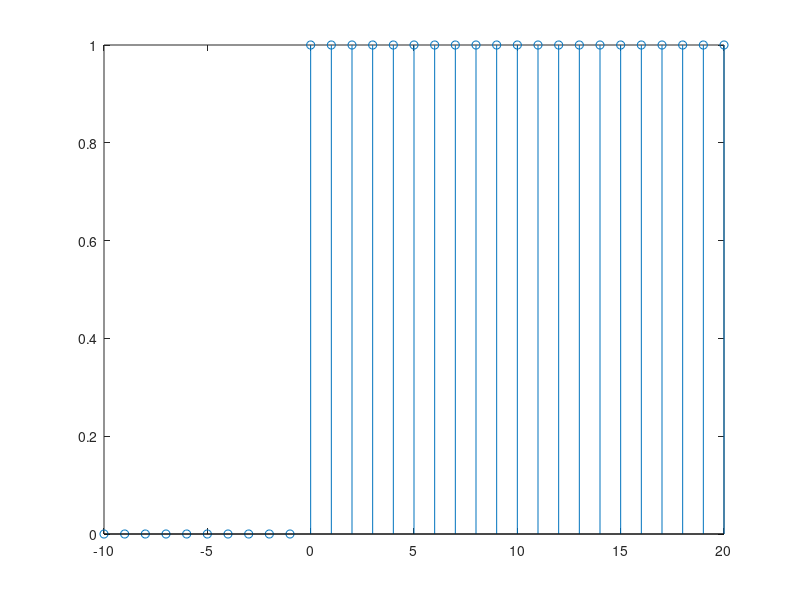

Write MATLAB code to recreate this figure.
function P1_4
clc;clear all;close all;
function [x,n] = stepseq(n0,n1,n2)
% Generates x(n) = u(n-n0); n1 <= n <= n2
% ------------------------------------------
% [x,n] = stepseq(n0,n1,n2)
%
n = [n1:n2]; x = [(n-n0) >= 0];
end
[x,n] = stepseq(0,-10,20);
stem(n,x);
end